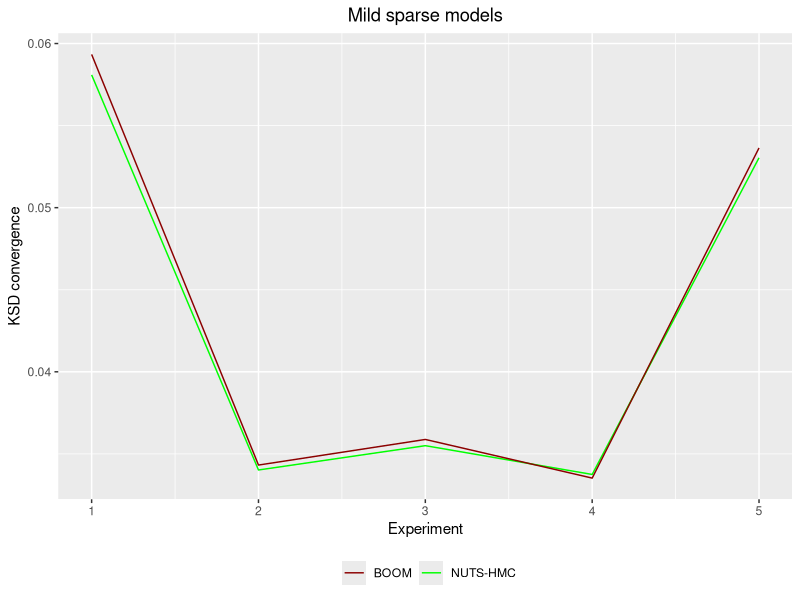

Recreate this plot in R.
# plot by number of dimensions
library(ggplot2)

convergence_bk_d50_smed = read.csv("convergence_bk_d50_smed.csv")
convergence_bps_d50_smed = read.csv("convergence_bps_d50_smed.csv")
convergence_hmc_d50_smed = read.csv("convergence_hmc_d50_smed.csv")

experiment = c(1, 2, 3, 4, 5)

df = data.frame(experiment, bk = convergence_bk_d50_smed$X0, bps = convergence_bps_d50_smed$X0, hmc = convergence_hmc_d50_smed$X0)

#plot 
png("convergence_smed.png", units="in", width=5, height=5, res=600)
ggplot(df, aes(x=experiment)) + 
  geom_line(aes(y = hmc, color="NUTS-HMC")) +
  geom_line(aes(y = bk,  color = "BOOM")) + 
  xlab("Experiment") + 
  ggtitle("Mild sparse models")+ 
  theme(plot.title = element_text(hjust = 0.5), legend.position="bottom") + 
  ylab("KSD convergence")+
  scale_colour_manual("", 
                      values = c("BOOM"="darkred", 
                                 "NUTS-HMC"="green")) 
dev.off()
